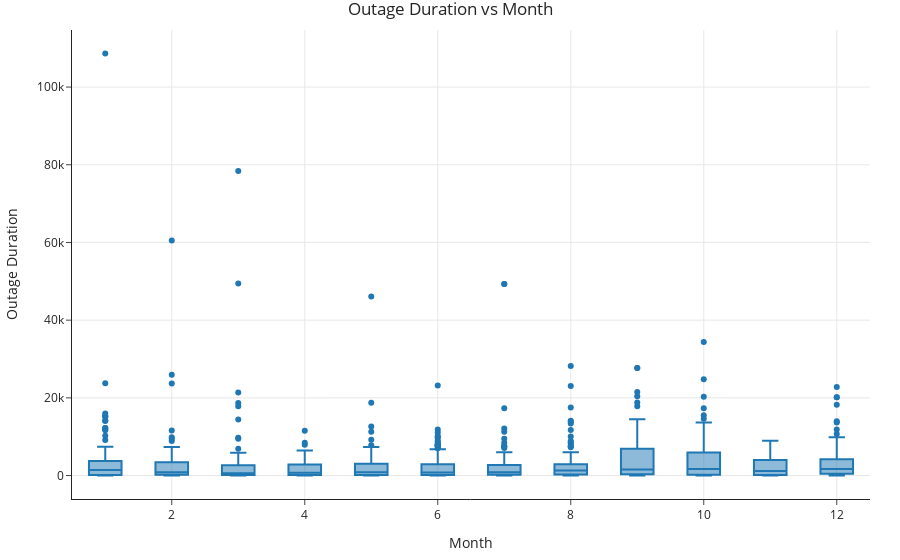

The cell this chart's notebook holds for it:
### Code cell
fig = px.box(
    outages,
    x='MONTH',
    y='OUTAGE.DURATION',
    title="Outage Duration vs Month"
)

fig.update_layout(
    xaxis_title="Month",
    yaxis_title="Outage Duration",
)

fig.show()

### Figure 1 — Plotly figure (JSON) as saved in the notebook; plotly's stock layout.template omitted (floating-point values rounded to 4 significant figures; data arrays with more than 128 entries replaced by an {"elided": "..."} marker saying what was removed)
{"data": [{"alignmentgroup": "True", "hovertemplate": "MONTH=%{x}<br>OUTAGE.DURATION=%{y}<extra></extra>", "legendgroup": "", "marker": {"color": "#1F77B4"}, "name": "", "notched": false, "offsetgroup": "", "orientation": "v", "showlegend": false, "type": "box", "x": {"elided": "1301 int values"}, "x0": " ", "xaxis": "x", "y": {"elided": "1301 int values"}, "y0": " ", "yaxis": "y"}], "layout": {"boxmode": "group", "legend": {"tracegroupgap": 0}, "title": {"text": "Outage Duration vs Month"}, "xaxis": {"anchor": "y", "domain": [0, 1], "title": {"text": "Month"}}, "yaxis": {"anchor": "x", "domain": [0, 1], "title": {"text": "Outage Duration"}}}}
